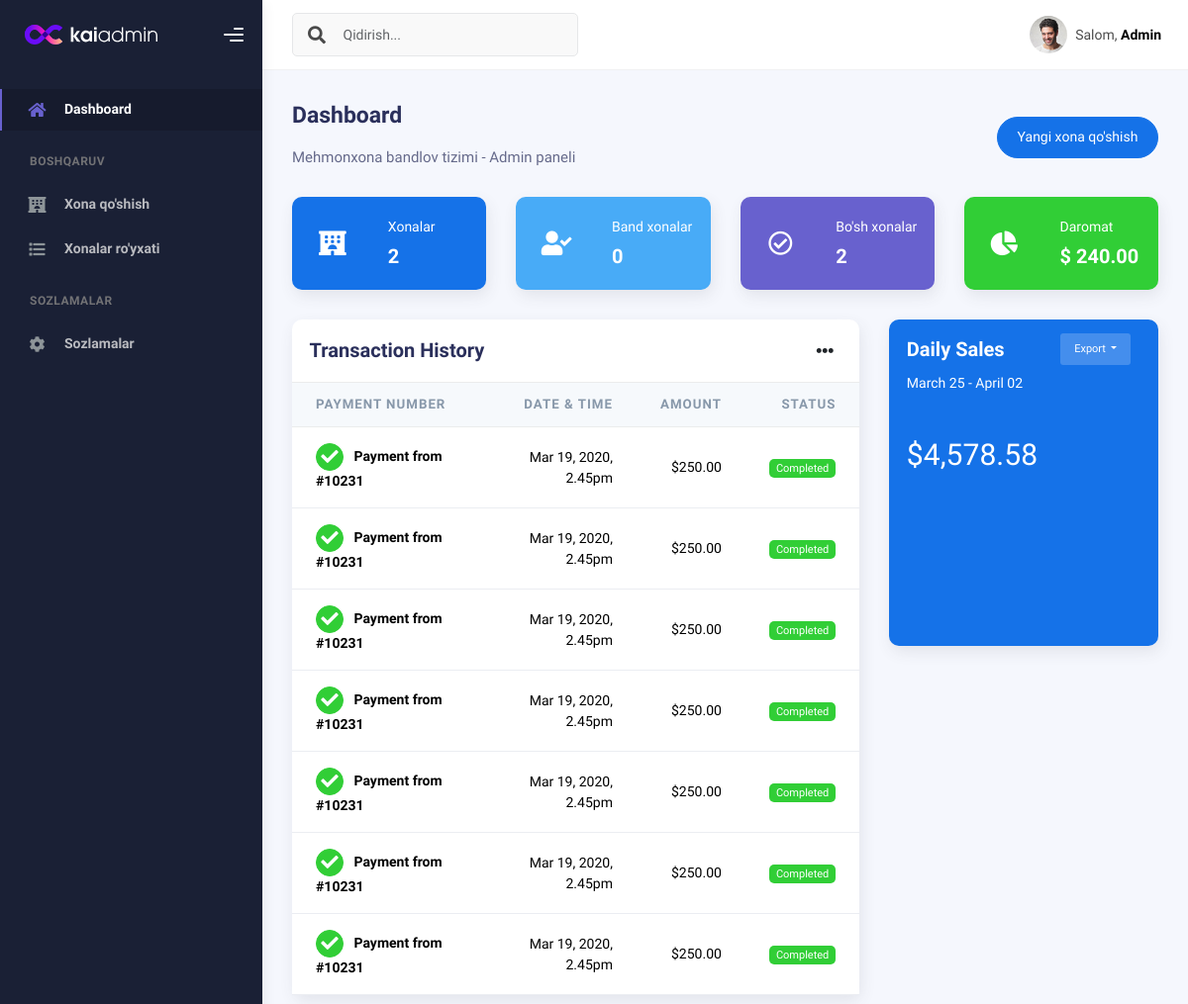
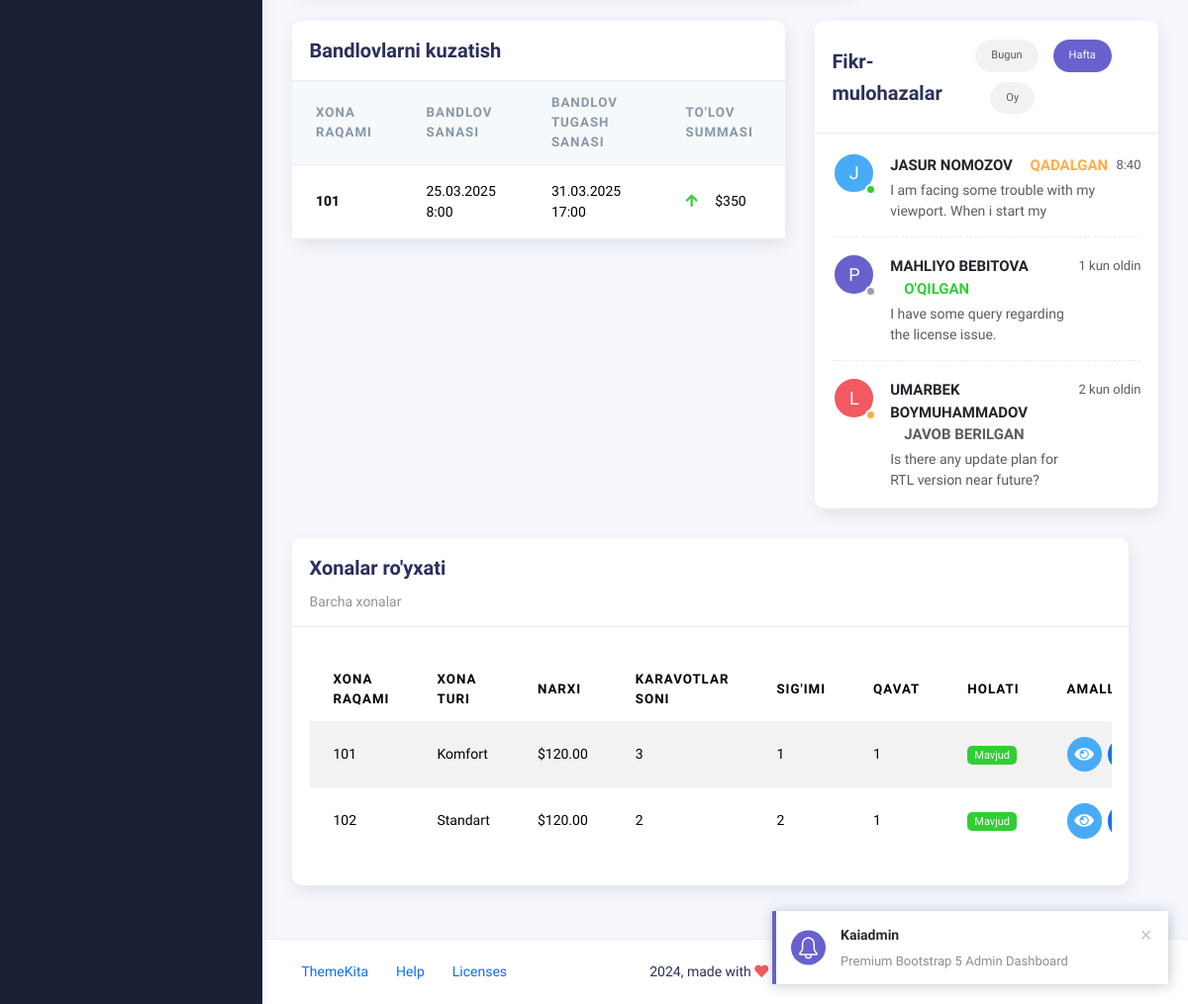
The app's page /panel/dashboard/, older data (2 pictures, top to bottom).
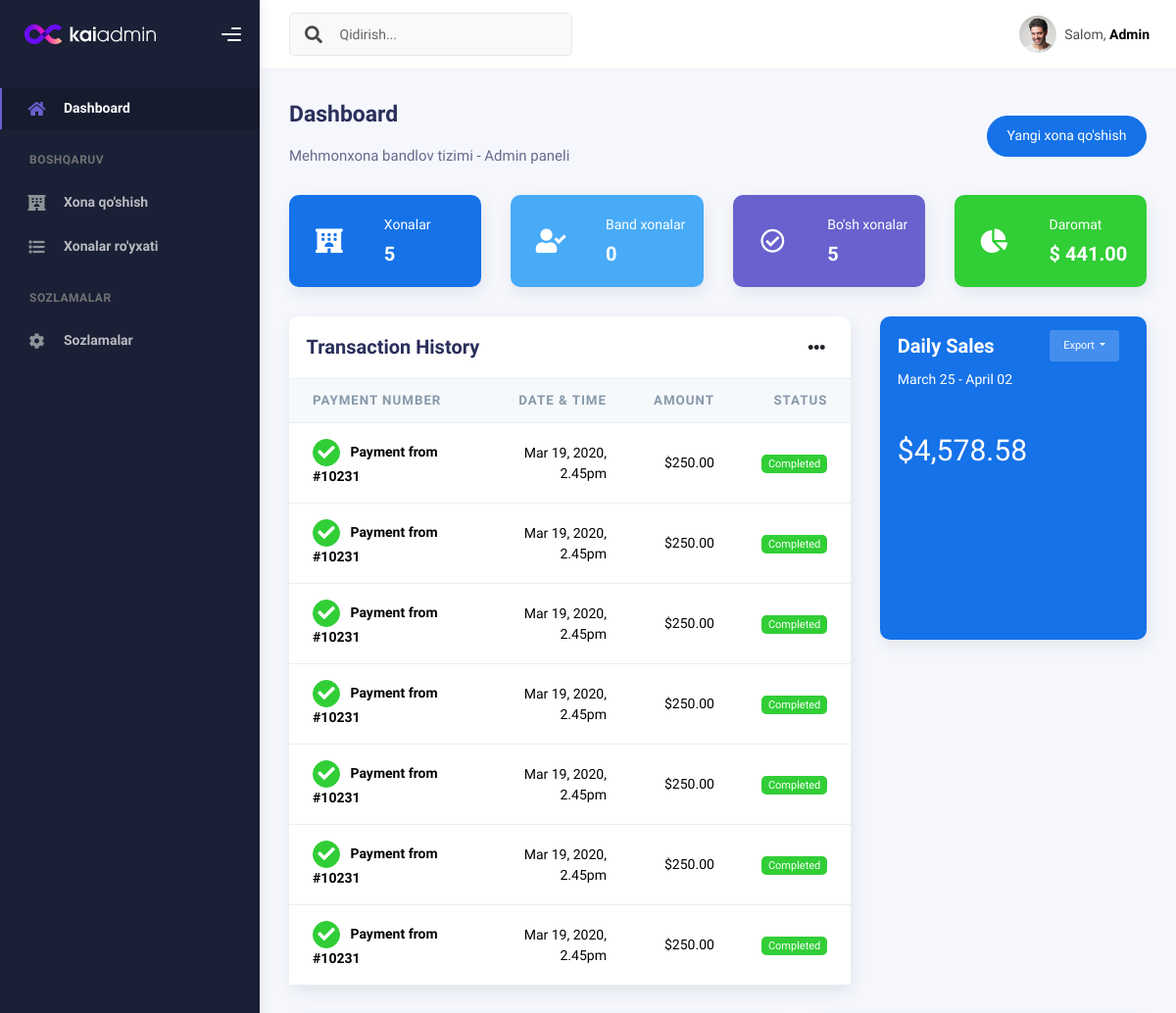
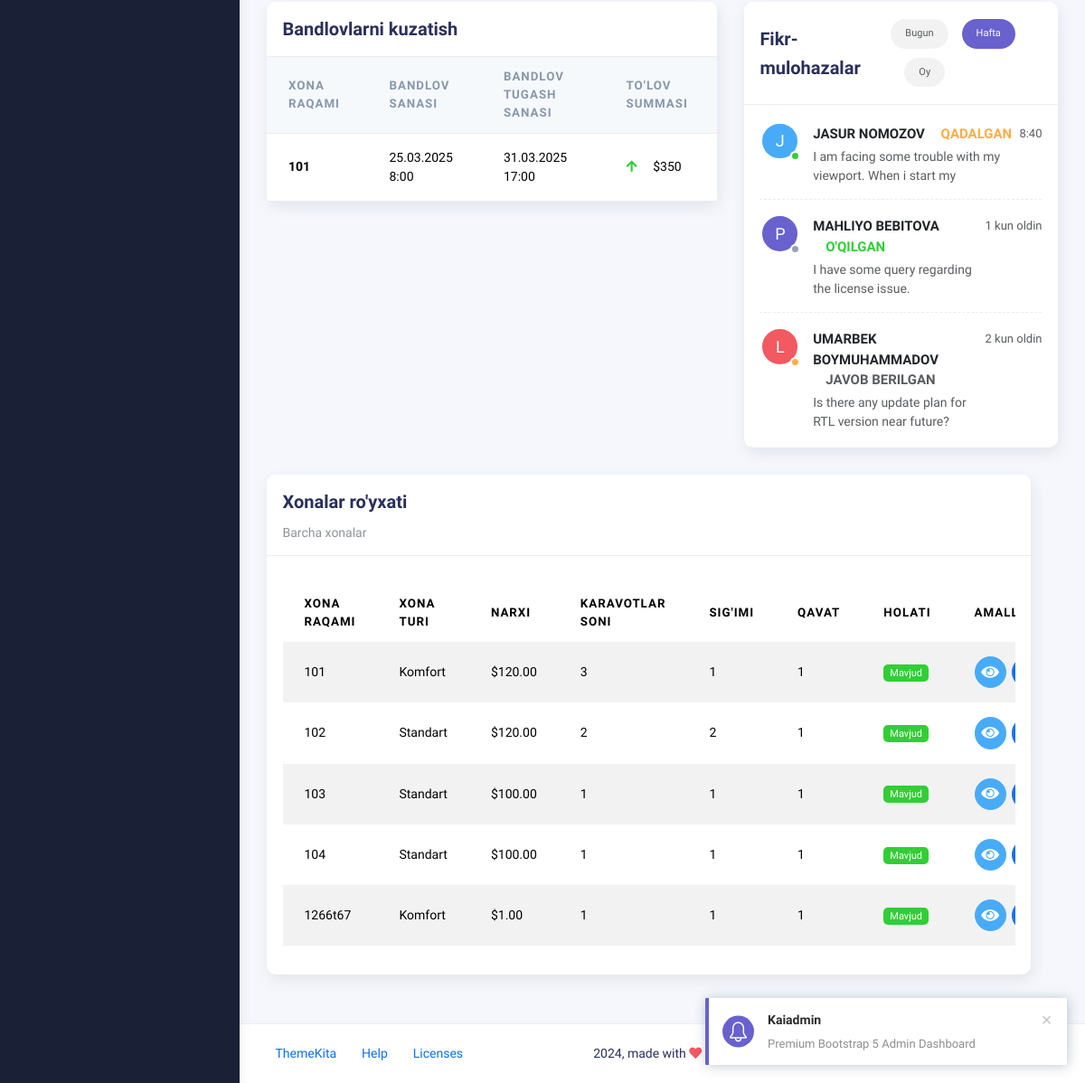
The same page, newer data (2 pictures, top to bottom).
### admin_panel/models.py (models this page shows, shortened)
class Room(models.Model):
    ROOM_TYPES = [
        ("ST", "Standart"),
        ("CF", "Komfort"),
        ("LX", "Lyuks"),
    ]
    room_number = models.CharField(max_length=10, verbose_name="Xona raqami", unique=True)
    room_type = models.CharField(
        max_length=2,
        choices=ROOM_TYPES,
        default="ST",
        verbose_name="Xona turi"
    )
    price = models.DecimalField(
        max_digits=10,
        decimal_places=2,
        verbose_name="Narxi",
        default=0.00
    )
    beds = models.IntegerField(
        validators=[MinValueValidator(1)],
        verbose_name="Karavotlar soni",
        default=1
    )
    capacity = models.IntegerField(
        validators=[MinValueValidator(1)],
        verbose_name="Sig'imi",
        default=1
    )
    floor = models.IntegerField(
        validators=[MinValueValidator(1)],
        verbose_name="Qavat",
        default=1
    )
    description = models.TextField(
        verbose_name="Tavsif",
        blank=True,
        null=True
    )
    has_breakfast = models.BooleanField(
        default=False,
        verbose_name="Nonushta"
    )
    has_wifi = models.BooleanField(
        default=False,
        verbose_name="Wi-Fi"
    )
    has_tv = models.BooleanField(
        default=False,
        verbose_name="Televizor"
    )
    has_ac = models.BooleanField(
        default=False,
        verbose_name="Konditsioner"
    )
    has_minibar = models.BooleanField(
        default=False,
        verbose_name="Minibar"
    )
    has_safe = models.BooleanField(
        default=False,
        verbose_name="Seif"
    )
    has_bathroom = models.BooleanField(
        default=False,
        verbose_name="Hammom"
    )
    is_available = models.BooleanField(
        default=True,
        verbose_name="Mavjud"
    )
    created_at = models.DateTimeField(
        auto_now_add=True,
        verbose_name="Yaratilgan vaqti"
    )
    class Meta:
        verbose_name = "Xona"
        verbose_name_plural = "Xonalar"
        ordering = ['room_number']

### admin_panel/views.py (the view)
# urls.py: path("dashboard/", views.dashboard, name="dashboard"),
def dashboard(request):
    rooms = Room.objects.all()
    total_rooms = rooms.count()
    available_rooms = rooms.filter(is_available=True).count()
    booked_rooms = rooms.filter(is_available=False).count()
    total_income = sum(room.price for room in rooms)
    return render(request, 'admin_panel/dashboard.html', {
        'rooms': rooms,
        'total_rooms': total_rooms,
        'available_rooms': available_rooms,
        'booked_rooms': booked_rooms,
        'total_income': total_income
    })

### admin_panel/templates/admin_panel/dashboard.html (shortened to what the changed rows need)
{% load static %}
{% include 'admin_panel/assets/head.html' %}
{% include 'admin_panel/assets/navbar.html' %}
            <div class="row">
              <div class="col-sm-6 col-md-3">
                <div class="card card-stats card-primary card-round">
                  <div class="card-body">
                    <div class="row">
                      <div class="col-7 col-stats">
                        <div class="numbers">
                          <p class="card-category">Xonalar</p>
                          <h4 class="card-title">{{ total_rooms }}</h4>
                        </div>
                      </div>
                    </div>
                  </div>
                </div>
              </div>
              <div class="col-sm-6 col-md-3">
                <div class="card card-stats card-secondary card-round">
                  <div class="card-body">
                    <div class="row">
                      <div class="col-7 col-stats">
                        <div class="numbers">
                          <p class="card-category">Bo'sh xonalar</p>
                          <h4 class="card-title">{{ available_rooms }}</h4>
                        </div>
                      </div>
                    </div>
                  </div>
                </div>
              </div>
              <div class="col-sm-6 col-md-3">
                <div class="card card-stats card-success card-round">
                  <div class="card-body">
                    <div class="row">
                      <div class="col-7 col-stats">
                        <div class="numbers">
                          <p class="card-category">Daromat</p>
                          <h4 class="card-title">$ {{ total_income|default:"0" }}</h4>
                        </div>
                      </div>
                    </div>
                  </div>
                </div>
              </div>
            </div>
            <div class="row">
              <div class="col-md-8">
                <div class="card card-round">
                  <div class="card-body p-0">
                    <div class="table-responsive">
                      <table class="table align-items-center mb-0">
                        <thead class="thead-light">
                          <tr>
                            <th scope="col">Payment Number</th>
                            <th scope="col" class="text-end">Date &amp; Time</th>
                            <th scope="col" class="text-end">Amount</th>
                            <th scope="col" class="text-end">Status</th>
                          </tr>
                        </thead>
                        <tbody>
                          <tr>
                            <th scope="row">
                              <button class="btn btn-icon btn-round btn-success btn-sm me-2">
                                <i class="fa fa-check"></i>
                              </button>
                              Payment from #10231
                            </th>
                          </tr>
                          <tr>
                            <th scope="row">
                              <button class="btn btn-icon btn-round btn-success btn-sm me-2">
                                <i class="fa fa-check"></i>
                              </button>
                              Payment from #10231
                            </th>
                          </tr>
                          <tr>
                            <th scope="row">
                              <button class="btn btn-icon btn-round btn-success btn-sm me-2">
                                <i class="fa fa-check"></i>
                              </button>
                              Payment from #10231
                            </th>
                          </tr>
                          <tr>
                            <th scope="row">
                              <button class="btn btn-icon btn-round btn-success btn-sm me-2">
                                <i class="fa fa-check"></i>
                              </button>
                              Payment from #10231
                            </th>
                          </tr>
                          <tr>
                            <th scope="row">
                              <button class="btn btn-icon btn-round btn-success btn-sm me-2">
                                <i class="fa fa-check"></i>
                              </button>
                              Payment from #10231
                            </th>
                          </tr>
                          <tr>
                            <th scope="row">
                              <button class="btn btn-icon btn-round btn-success btn-sm me-2">
                                <i class="fa fa-check"></i>
                              </button>
                              Payment from #10231
                            </th>
                          </tr>
                          <tr>
                            <th scope="row">
                              <button class="btn btn-icon btn-round btn-success btn-sm me-2">
                                <i class="fa fa-check"></i>
                              </button>
                              Payment from #10231
                            </th>
                          </tr>
                        </tbody>
                      </table>
                    </div>
                  </div>
                </div>
              </div>
              <div class="col-md-4">
                <div class="card card-primary card-round">
                  <div class="card-body pb-0">
                    <div class="mb-4 mt-2">
                      <h1>$4,578.58</h1>
                    </div>
                  </div>
                </div>
              </div>
            </div>
            <div class="row">
              <div class="col-md-7">
                <div class="card">
                  <div class="card-body p-0">
                    <div class="table-responsive">
                      <table class="table align-items-center mb-0">
                        <thead class="thead-light">
                          <tr>
                            <th scope="col">Xona raqami</th>
                            <th scope="col">bandlov sanasi</th>
                            <th scope="col">bandlov tugash sanasi</th>
                            <th scope="col">To'lov summasi</th>
                          </tr>
                        </thead>
                        <tbody>
                          <tr>
                            <th scope="row">101</th>
                          </tr>
                        </tbody>
                      </table>
                    </div>
                  </div>
                </div>
              </div>
            <div class="row">
                <div class="col-md-12">
                    <div class="card">
                        <div class="card-body">
                            <div class="table-responsive">
                                <table class="table table-striped mt-3">
                                    <thead>
                                        <tr>
                                            <th>Xona raqami</th>
                                            <th>Xona turi</th>
                                            <th>Narxi</th>
                                            <th>Karavotlar soni</th>
                                            <th>Sig'imi</th>
                                            <th>Qavat</th>
                                            <th>Holati</th>
                                            <th>Amallar</th>
                                        </tr>
                                    </thead>
                                    <tbody>
                                        {% for room in rooms %}
                                        <tr>
                                            <td>{{ room.room_number }}</td>
                                            <td>{{ room.get_room_type_display }}</td>
                                            <td>${{ room.price }}</td>
                                            <td>{{ room.beds }}</td>
                                            <td>{{ room.capacity }}</td>
                                            <td>{{ room.floor }}</td>
                                            <td>
                                                {% if room.is_available %}
                                                <span class="badge badge-success">Mavjud</span>
                                                {% else %}
                                                <span class="badge badge-danger">Band</span>
                                                {% endif %}
                                            </td>
                                            <td>
                                                <div class="btn-group">
                                                    <a href="/panel/view-room/{{ room.id }}/" class="btn btn-icon btn-round btn-info me-2" title="Ko'rish">
                                                        <i class="fas fa-eye"></i>
                                                    </a>
                                                    <a href="/panel/update-room/{{ room.id }}/" class="btn btn-icon btn-round btn-primary me-2" title="Tahrirlash">
                                                    </a>
                                                </div>
                                            </td>
                                        </tr>
                                        {% empty %}
                                        <tr>
                                            <td colspan="8" class="text-center">Xonalar mavjud emas</td>
                                        </tr>
                                        {% endfor %}
                                    </tbody>
                                </table>
                            </div>
                        </div>
                    </div>
                </div>
            </div>
{% include 'admin_panel/assets/footer.html' %}

Row changes from the older to the newer data that the page shows:
added Room: room_number "103", room_type "Standart", price "100.00", beds "1", capacity "1", floor "1", is_available "Mavjud"
added Room: room_number "104", room_type "Standart", price "100.00", beds "1", capacity "1", floor "1", is_available "Mavjud"
added Room: room_number "1266t67", room_type "Komfort", price "1.00", beds "1", capacity "1", floor "1", is_available "Mavjud"
Text that changed along with them:
{{ total_rooms }}: "2" → "5"
{{ available_rooms }}: "2" → "5"
{{ total_income|default:"0" }}: "240.00" → "441.00"
